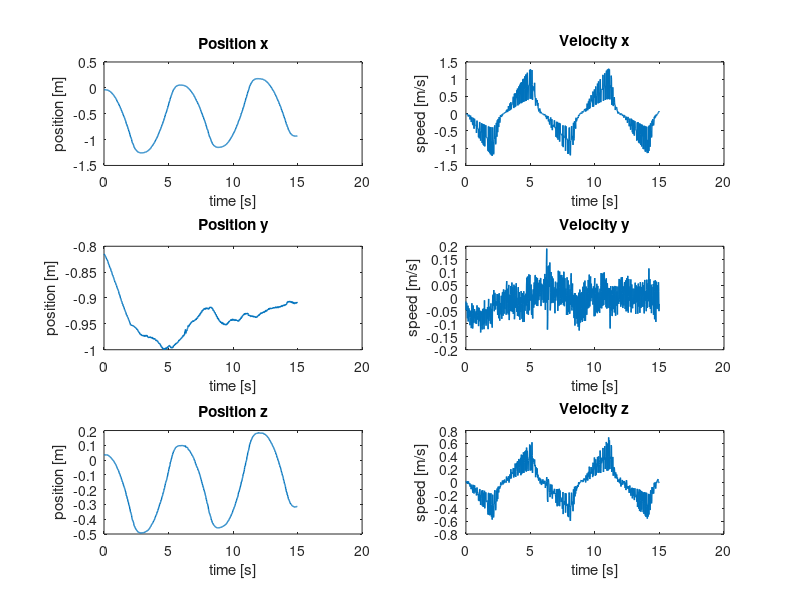
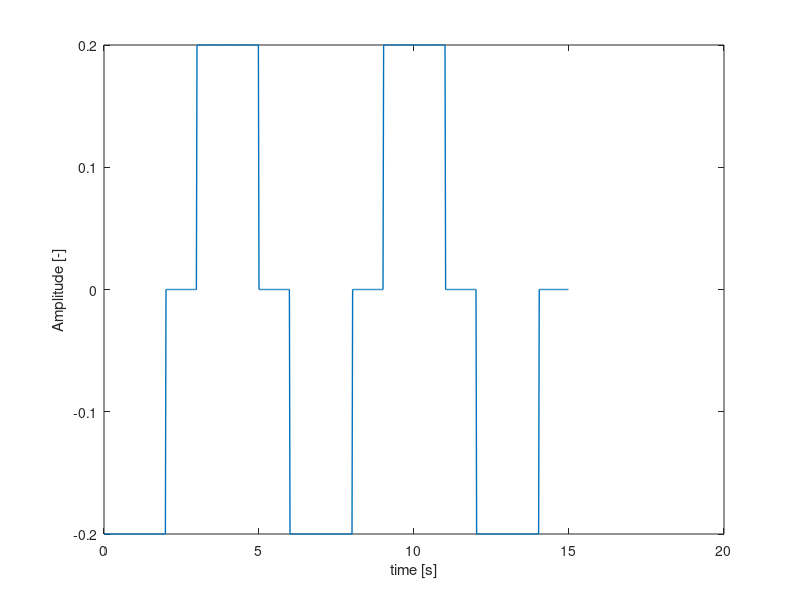
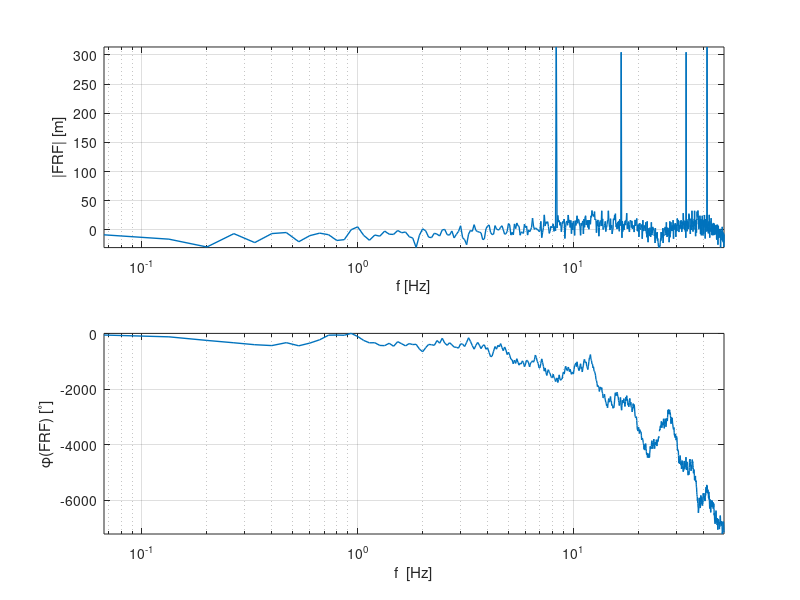
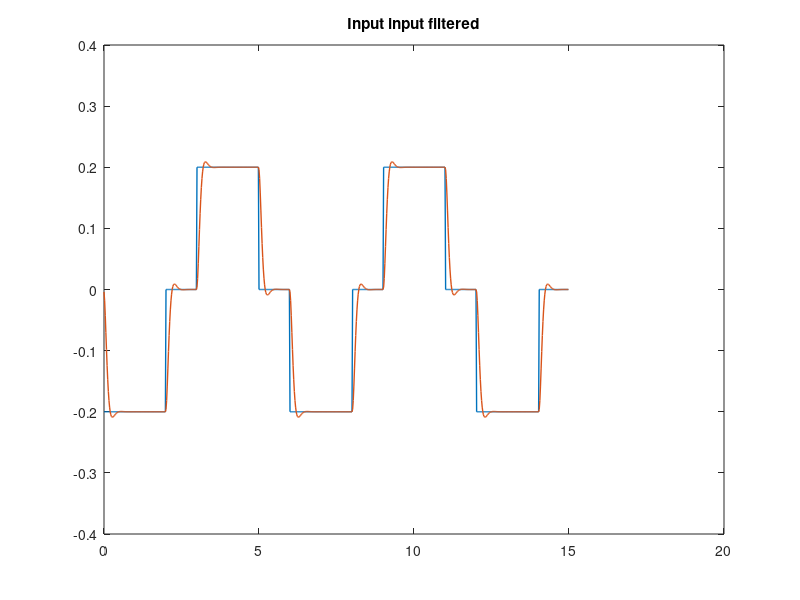

Reproduce these figures in MATLAB, in order.
%%% Parameter estimation FIRST ORDER APPROXIMATION %%%
%
clear all
close all


%% Load data from .mat-file

load angle_identification_y


%% Extract some signals from the data

set(0, 'DefaultLineLineWidth', 1);


% Cutoff useful data
first_index = find(input~=0, 1);
input = input(first_index:750)';
output_x = output_x(first_index:750)';
output_y = output_y(first_index:750)';
output_z = output_z(first_index:750)';

dt = 0.02;
time = 0:dt:(length(input)-1)*dt;
time = time(first_index:end) - time(first_index);

% Differentiation of x-, y-, z-position
% dt = sample time (gradient assumes timestep 1)
velocity_x = gradient(output_x)/dt;
velocity_y = gradient(output_y)/dt;
velocity_z = gradient(output_z)/dt;

% Do some plotting of the measurement data 
figure('Name','Output Measurements')
subplot(321), plot(time, output_x), title('Position x'), xlabel('time [s]'), ylabel('position [m]')
subplot(322), plot(time, velocity_x), title('Velocity x'), xlabel('time [s]'), ylabel('speed [m/s]')

subplot(323), plot(time, output_y), title('Position y'), xlabel('time [s]'), ylabel('position [m]')
subplot(324), plot(time, velocity_y), title('Velocity y'), xlabel('time [s]'), ylabel('speed [m/s]')

subplot(325), plot(time, output_z), title('Position z'), xlabel('time [s]'), ylabel('position [m]')
subplot(326), plot(time, velocity_z), title('Velocity z'), xlabel('time [s]'), ylabel('speed [m/s]')

% Input signal
figure('Name', 'Input signal')
axis([time(1)-1 time(end)+1 -1 1])
plot(time, input)
xlabel('time [s]')
ylabel('Amplitude [-]')


%% Frequency domain
Ts = dt;
fs = 1/dt;
N = length(velocity_y);
t = [0:N-1]'*Ts;
N = numel(input);
f = [0:N-1]'*(fs/N);

input_f = fft(input);
output_x_f = fft(output_x);
output_y_f = fft(output_y);
velocity_x_f = fft(velocity_x);
velocity_y_f = fft(velocity_y);

%indices = (nop+1):nop:(numel(f)/2); % alle 0 waarden er uit halen zodat niet delen door 0?
%f = f(indices);
%input_f = input_f(indices);
%velocity_x_f = velocity_x_f(indices);
%velocity_y_f = velocity_y_f(indices);

FRF = velocity_y_f./input_f;


figure('Name', 'Empirical transfer function freq response'),subplot(2,1,1),semilogx(f, 20*log10(abs(FRF)), 'LineWidth', 1)
axis tight
grid on
xlabel('f [Hz]')
xlim([f(1) f(end)])
ylabel('|FRF| [m]')
subplot(2,1,2),semilogx(f, 180/pi*unwrap(angle(FRF)), 'LineWidth', 1)
grid on
axis tight
xlabel('f  [Hz]')
ylabel('\phi(FRF) [^\circ]')
xlim([f(1) f(end)])

%% Filtering of the in- and output data using Butterworth filter
[B, A] = butter(2,0.02*5); % order must be higher than order of system, 
                             % adjust cut-off frequency to be higher than highest eigenfrequency of the system

% input filtering                           
input_filt = filter(B,A,input);
% output filtering
velocity_x_filt = filter(B,A,velocity_x);
velocity_y_filt = filter(B,A,velocity_y);

figure('Name','filtered input input')
plot(t,input,t,input_filt),title('Input input filtered')

figure('Name','filtered output measurement')
subplot(211), plot(time, velocity_x, time, velocity_x_filt),title('vel_{x,filt}')
subplot(212), plot(time, velocity_y, time, velocity_y_filt),title('vel_{y,filt}')

%% Least squares solution for approximation of the parameters in the system
% Without filtering
% second order
% y[k] = -a1*y[k-1]-a2*y[k-2]+b2*u[k]+b1*u[k-1]+b0*u[k-2]
% first order
% y[k] = -a0*y[k-1]+b1*u[k]+b0*u[k-1]
y = velocity_y(2:end-1);
Phi = [-velocity_y(1:end-2), input(2:end-1), input(1:end-2)];
theta = Phi\y;

B1 = [theta(2), theta(3)];
A1 = [1, theta(1)];

sys_d1 = tf(B1, A1, Ts);

FRF1 = squeeze(freqresp(sys_d1,2*pi*f));

figure('Name','NOT filtered Identified transfer funtion freq response'), subplot(211)
semilogx(f, 20*log10(abs(FRF1)))
grid on
xlim([f(1) f(end)])
xlabel('f  [Hz]')
ylabel('|FRF1|  [m]')
subplot(212),semilogx(f, 180/pi*unwrap(angle(FRF1)))
grid on
xlim([f(1) f(end)])
xlabel('f  [Hz]')
ylabel('\phi(FRF1)  [^\circ]')

x1 = lsim(sys_d1,input,t);


figure('Name','lsim NOT filtered Identified transfer function')
subplot(211)
hold on
plot(t,velocity_y,'g')
plot(t, x1)
title('Non filtered identified transfer function vs measurement')
legend('v_{y,meas}','v_{y,sim}')
xlabel('Time [s]')
ylabel('Velocity [m/s]')
axis tight
subplot(212)
plot(t,velocity_y - x1)
title('Difference between simulation and measurement')
legend('v_{y,meas}-v_{y,sim}')
xlabel('Time [s]')
ylabel('Velocity [m/s]')
axis tight


figure('Name','NOT  filtered pole zero map'), pzmap(sys_d1)

%% With Butterworth filtering of in and output
y2 = velocity_y_filt(2:end-1);
Phi2 = [-velocity_y_filt(1:end-2), input_filt(2:end-1), input_filt(1:end-2)];
theta_filt = Phi2\y2;

B2 = [theta_filt(2), theta_filt(3)];
A2 = [1, theta_filt(1)];

sys_d2 = tf(B2, A2, Ts);

FRF2 = squeeze(freqresp(sys_d2,2*pi*f));

figure('Name','Butterworth filtered Identified tf freq response'),subplot(2,1,1),semilogx(f, 20*log10(abs(FRF2)))
grid on 
xlim([f(1) f(end)])
xlabel('f  [Hz]')
ylabel('|FRF2|  [m]')
axis tight
subplot(2,1,2)
semilogx(f, 180/pi*unwrap(angle(FRF2)))
grid on
xlim([f(1) f(end)])
xlabel('f  [Hz]')
ylabel('\phi(FRF2)  [^\circ]')

x2 = lsim(sys_d2,input,t);

figure('Name','Butterworth filtered lsim time response')
subplot(211)
hold on
plot(t,velocity_y,'g')
plot(t,x2)
legend('vel_{x,meas}','vel_{x,sim}')
title('Butterworth filtered identified transfer function vs measurement')
xlabel('Time [s]')
axis tight
ylabel('Velocity [m/s]')
subplot(212)
plot(t,velocity_y - x2)
title('Difference between simulation and measurement')
legend('v_{y,meas}-v_{y,sim}')
xlabel('Time [s]')
ylabel('Velocity [m/s]')
axis tight

figure('Name','Butterworth filtered Identified tf pole-zero map'),pzmap(sys_d2)

%% Taking into account KNOWN PART of the system! (b1 & b0 = 0)
% theta(4) & theta(5) (= b1 & b0) turn out to be very small. But we know
% (from physical insight) that they are EXACTLY 0!
% pk ~ partially known
% u*[k] = u[k+1]
% y[k] = y[k]
% --> y[k+1] = -a0*y[k] + b1*u*[k] = -a0*y[k] + b1*u[k+1]
% --> y[k]   = -a0*y[k-1] + b1*u*[k-1]
y_pk = velocity_y_filt(2:end-1);
Phi_pk = [-velocity_y_filt(1:end-2), input_filt(2:end-1)];
theta_pk = Phi_pk\y_pk;

% known part = z/1
B_k = [1 0];
A_k = 1;
sys_k = tf(B_k,A_k, Ts);

B_u = theta_pk(2);
A_u = [1, theta_pk(1)];
sys_u = tf(B_u,A_u, Ts);

sys_dpk = sys_k*sys_u;

FRF_pk = squeeze(freqresp(sys_dpk, 2*pi*f));

figure('Name','Butter. filtered + partially known freq response'),subplot(211),semilogx(f, 20*log10(abs(FRF_pk)))
grid on 
xlim([f(1) f(end)])
xlabel('f  [Hz]')
ylabel('|FRF_{pk}|  [m]')
axis tight
subplot(212)
semilogx(f, 180/pi*unwrap(angle(FRF_pk)))
grid on
xlim([f(1) f(end)])
xlabel('f  [Hz]')
ylabel('\phi(FRF_{pk})  [^\circ]')

x_pk = lsim(sys_dpk,input,t);

figure('Name','Butter. filtered + partially known lsim time response')
subplot(211)
hold on
plot(t,velocity_y, 'g')
plot(t,x_pk)
legend('v_{y,meas}','v_{y,sim}')
xlabel('Time [s]')
title('Butterworth filtered + partially known identified transfer function vs measurement')
axis tight
ylabel('Displacement [m]')
subplot(212)
plot(t,velocity_y - x_pk)
title('Difference between simulation and measurement')
legend('vel_{y,meas}-vel_{y,sim}')
xlabel('Time [s]')
ylabel('Displacement [m]')
axis tight

figure('Name','Partially known syst: pole zero map'),pzmap(sys_dpk)

%% Comparison
figure

bode(sys_d1),grid
hold on
bode(sys_d2)
hold on
bode(sys_dpk)
legend('not filtered', 'filtered', 'partially known')

figure
plot(t,[velocity_y x1 x2 x_pk])

%% Save result (transfer function)
sys_1st = sys_dpk;
save('Hv_speed_1st_order','sys_1st')
sys_1st_f = sys_d2;
save('Hv_speed_filtered_1st_order', 'sys_1st_f')